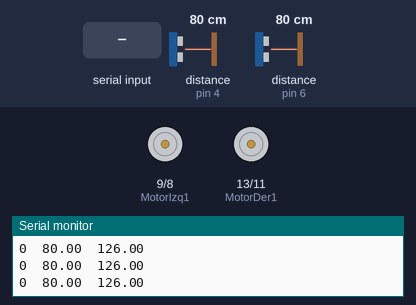
Bench run of a sketch on a simulated Arduino Mega 2560, built with avr-gcc and run on an emulated ATmega2560. On the bench: motor-driver pin pairs drawn as motors (green arrow = first pin HIGH = forward, orange = second pin HIGH = backward, longer = more drive, scaled by the enable pin), the last lines printed to the serial monitor. Inputs (shaded band) come from the test bench; at power-on: distance to the obstacle (sensors on pin 4, pin 6) 80 cm. The echo pulse lasts 58.3 µs per cm.

Above: at 1.2 s.
1.3 s: "30,150\n" received over the second serial link
At 3.5 s:
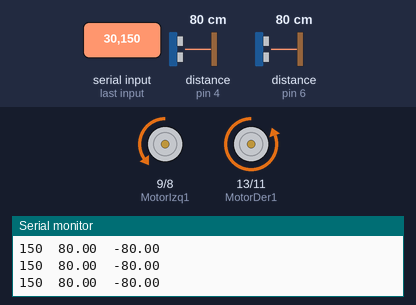
3.8 s: distance to the obstacle (sensor on pin 4) set to 194 cm
At 4.6 s:
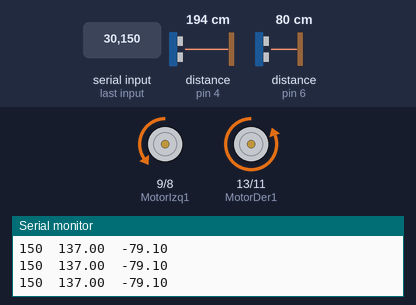
5.3 s: distance to the obstacle (sensor on pin 4) set to 203 cm
At 6.2 s:
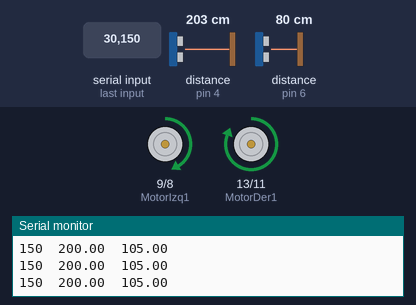
8.3 s: "90,45\n" received over the second serial link
At 9.5 s:
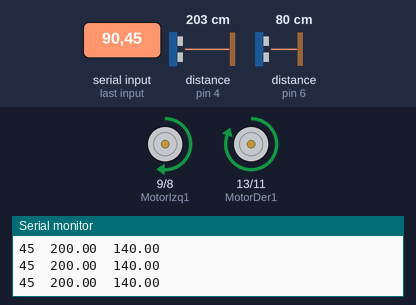
9.8 s: "200\n" received over the second serial link
At 10.5 s:
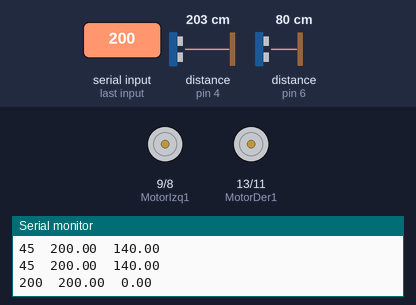
11.3 s: distance to the obstacle (sensor on pin 4) set to 2 cm
At 12.3 s:
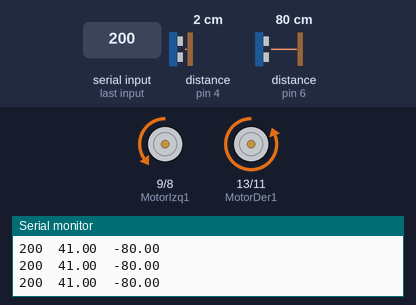
Timing chart, 0 to 13.8 s (numbered marks = the images above; inputs shaded):
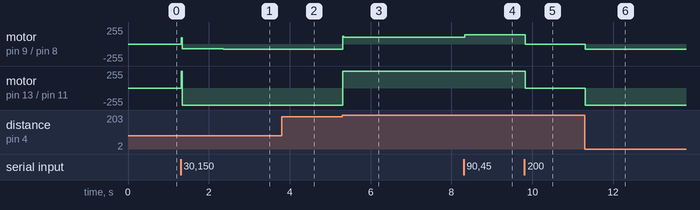

Measured:
- the behaviour switches between 199 and 200 cm on distance to the obstacle (sensor on pin 4) (found by bisection; images 2 and 3)
- after the input at 1.3 s, motor on pin 9 (MotorIzq1) / pin 8 (MotorIzq2): stopped → backward 74/255 at once, → backward 80/255 1.0 s later; motor on pin 13 (MotorDer1) / pin 11 (MotorDer2): stopped → backward 255/255 at once
- after the input at 3.8 s, motor on pin 9 (MotorIzq1) / pin 8 (MotorIzq2): backward 80/255 → backward 79/255 after 0.05 s
- after the input at 5.3 s, motor on pin 9 (MotorIzq1) / pin 8 (MotorIzq2): backward 79/255 → forward 105/255 at once; motor on pin 13 (MotorDer1) / pin 11 (MotorDer2): backward 255/255 → forward 255/255 at once
- after the input at 8.3 s, motor on pin 9 (MotorIzq1) / pin 8 (MotorIzq2): forward 105/255 → forward 140/255 at once
- after the input at 9.8 s, motor on pin 9 (MotorIzq1) / pin 8 (MotorIzq2): forward 140/255 → stopped at once; motor on pin 13 (MotorDer1) / pin 11 (MotorDer2): forward 255/255 → stopped at once
- after the input at 11.3 s, motor on pin 9 (MotorIzq1) / pin 8 (MotorIzq2): stopped → backward 80/255 at once; motor on pin 13 (MotorDer1) / pin 11 (MotorDer2): stopped → backward 255/255 at once

The sketch:

Modo1.ino
```cpp
// Configuramos los pines que vamos a usar
#include <Ultrasonic.h>
int MotorDer1=13; //El pin 13 de arduino se conecta con el pin In1 del L298N
int MotorDer2=11; //El pin 11 de arduino se conecta con el pin In2 del L298N
int MotorIzq1=9; //El pin 9 de arduino se conecta con el pin In3 del L298N
int MotorIzq2=8; //El pin 8 de arduino se conecta con el pin In4 del L298N
int PWM_Derecho=12; //El pin 12 de arduino se conecta con el pin EnA del L298N
int PWM_Izquierdo=10; //El pin 10 de arduino se conecta con el pin EnB del L298N

double  distanciader, distanciaizq, distanciamed; //Distancia que miden los ultrasonidos
int ref, refbt; //Referencia
double pwmder=0, pwmizq=0; //PWM derecho e izquierdo
unsigned long currentTime, previousTime=0, elapsedTime; //Tiempo actual, tiempo anterior, tiempo transcurrido
double error, rateError, cumError, lastError=0; //Error, err derivativo, err integral, error anterior
double kp=0.7, ki=0 ,kd=0.1; //Constantes del PID

Ultrasonic ultrader(7,6); //Ultrasonido der
Ultrasonic ultraiz(5,4); //Ultrasonido izq

void setup() {
  //Configuramos los pines como salida
   pinMode(MotorDer1, OUTPUT);
   pinMode(MotorDer2, OUTPUT);
   pinMode(MotorIzq1, OUTPUT);
   pinMode(MotorIzq2, OUTPUT);
   pinMode(PWM_Derecho, OUTPUT);
   pinMode(PWM_Izquierdo, OUTPUT);
   //Arrancamos los puertos serie
   Serial.begin (9600);
   Serial2.begin (38400);
}

void loop() {

  currentTime = millis(); //Función que mantiene la cuenta del tiempo
  elapsedTime = currentTime - previousTime; //Cálculo del tiempo transcurrido

  if(Serial2.available()>0){
    refbt=Serial2.parseInt();
      if(refbt!=0){
        ref=refbt;
      }
    }

    distanciader = ultrader.read(CM)-1; //para este modo basico usamos ambos sensores aunque no nos haga falta
    distanciaizq = ultraiz.read(CM)+1;
    if(distanciader>200 || distanciaizq>200){
      distanciader=200;
      distanciaizq=200;
    }
    distanciamed=(distanciaizq+distanciader)/2;
    error = distanciamed - (double)ref; //Error proporcional
    cumError += error * (double)elapsedTime; //Error integral
    rateError = error * (error-lastError)/(double)elapsedTime; //Error derivativo

    pwmder = kp*error + ki*cumError + kd*rateError;

    if(error>0){ //Arreglo de zona muerta
      pwmder=pwmder+70;
    }
    else if(error<0){
      pwmder=pwmder-70;
    }

    if(pwmder>140){ //Saturación de avance
      pwmder=140;
    }
    if(pwmder<-80){ //Saturación de retroceso
      pwmder=-80;
    }
    if(pwmder>0 && ref!=0 && error>2){
      avanza(abs(pwmder),abs(pwmder));
    }
    if(pwmder<0 && ref!=0 && error<-2){
      atras(abs(pwmder),abs(pwmder));
    }
    if (error < 2 && error > -2){
    para();
    error=0;
    rateError=0;
    cumError=0;
    lastError=0;
    }
    Serial.print(ref);
    Serial.print("  ");
    Serial.print(distanciamed);
    Serial.print("  ");
    Serial.println(pwmder);
    previousTime = currentTime;
    lastError = error;


}

//Funciones para ejecutar distintos movimientos

void para(){ //Orden de parar
  digitalWrite(MotorDer1,LOW);
  digitalWrite(MotorDer2,LOW);
  digitalWrite(MotorIzq1,LOW);
  digitalWrite(MotorIzq2,LOW);
  };


void avanza(double pwmizq, double pwmder){ //Orden de avanzar
  digitalWrite(MotorDer1,HIGH);
  digitalWrite(MotorDer2,LOW);
  digitalWrite(MotorIzq1,HIGH);
  digitalWrite(MotorIzq2,LOW);
  analogWrite(PWM_Derecho,pwmder+10);
  analogWrite(PWM_Izquierdo,pwmizq);
  }

void pivote_izq(){ //Orden de pivotar a la izquierda
  digitalWrite(MotorDer1,HIGH);
  digitalWrite(MotorDer2,LOW);
  digitalWrite(MotorIzq1,LOW);
  digitalWrite(MotorIzq2,HIGH);
  analogWrite(PWM_Derecho,100);
  analogWrite(PWM_Izquierdo,100);
  }

void pivote_der(){ //Orden de pivotar a la derecha
  digitalWrite(MotorDer1,LOW);
  digitalWrite(MotorDer2,HIGH);
  digitalWrite(MotorIzq1,HIGH);
  digitalWrite(MotorIzq2,LOW);
  analogWrite(PWM_Derecho,100);
  analogWrite(PWM_Izquierdo,100);
  }

void atras(double pwmizq, double pwmder){ //Orden para retroceder
  digitalWrite(MotorDer1,LOW);
  digitalWrite(MotorDer2,HIGH);
  digitalWrite(MotorIzq1,LOW);
  digitalWrite(MotorIzq2,HIGH);
  analogWrite(PWM_Derecho,pwmder);
  analogWrite(PWM_Izquierdo,pwmizq);
  }
```
